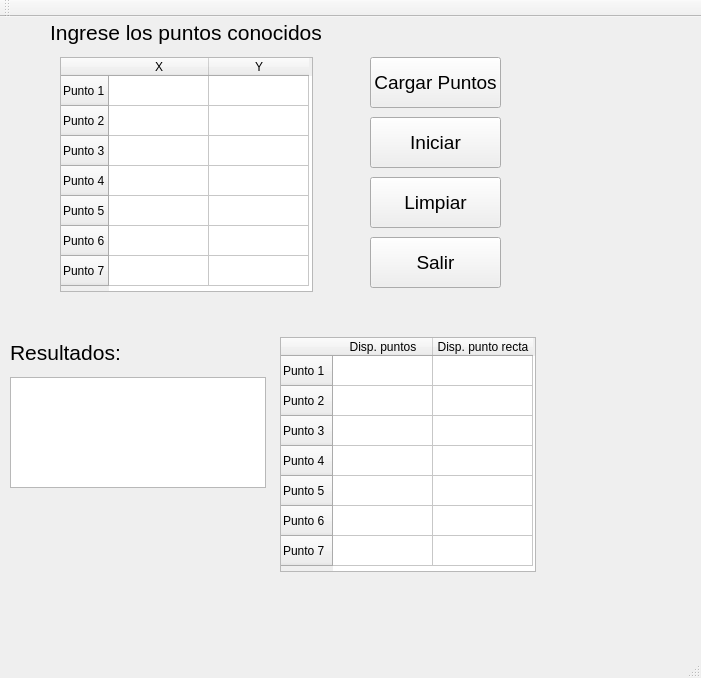
<?xml version="1.0" encoding="UTF-8"?>
<ui version="4.0">
 <class>RegLin</class>
 <widget class="QMainWindow" name="RegLin">
  <property name="geometry">
   <rect>
    <x>0</x>
    <y>0</y>
    <width>701</width>
    <height>678</height>
   </rect>
  </property>
  <property name="windowTitle">
   <string>RegLin</string>
  </property>
  <widget class="QWidget" name="centralWidget">
   <widget class="QPushButton" name="sale">
    <property name="geometry">
     <rect>
      <x>370</x>
      <y>220</y>
      <width>131</width>
      <height>51</height>
     </rect>
    </property>
    <property name="font">
     <font>
      <pointsize>14</pointsize>
     </font>
    </property>
    <property name="text">
     <string>Salir</string>
    </property>
   </widget>
   <widget class="QTableWidget" name="Tablap">
    <property name="geometry">
     <rect>
      <x>60</x>
      <y>40</y>
      <width>253</width>
      <height>235</height>
     </rect>
    </property>
    <row>
     <property name="text">
      <string>Punto 1</string>
     </property>
    </row>
    <row>
     <property name="text">
      <string>Punto 2</string>
     </property>
    </row>
    <row>
     <property name="text">
      <string>Punto 3</string>
     </property>
    </row>
    <row>
     <property name="text">
      <string>Punto 4</string>
     </property>
    </row>
    <row>
     <property name="text">
      <string>Punto 5</string>
     </property>
    </row>
    <row>
     <property name="text">
      <string>Punto 6</string>
     </property>
    </row>
    <row>
     <property name="text">
      <string>Punto 7</string>
     </property>
    </row>
    <column>
     <property name="text">
      <string>X</string>
     </property>
    </column>
    <column>
     <property name="text">
      <string>Y</string>
     </property>
    </column>
   </widget>
   <widget class="QTableWidget" name="Tablat">
    <property name="geometry">
     <rect>
      <x>280</x>
      <y>320</y>
      <width>256</width>
      <height>235</height>
     </rect>
    </property>
    <row>
     <property name="text">
      <string>Punto 1</string>
     </property>
    </row>
    <row>
     <property name="text">
      <string>Punto 2</string>
     </property>
    </row>
    <row>
     <property name="text">
      <string>Punto 3 </string>
     </property>
    </row>
    <row>
     <property name="text">
      <string>Punto 4</string>
     </property>
    </row>
    <row>
     <property name="text">
      <string>Punto 5 </string>
     </property>
    </row>
    <row>
     <property name="text">
      <string>Punto 6</string>
     </property>
    </row>
    <row>
     <property name="text">
      <string>Punto 7</string>
     </property>
    </row>
    <column>
     <property name="text">
      <string>Disp. puntos</string>
     </property>
    </column>
    <column>
     <property name="text">
      <string>Disp. punto recta</string>
     </property>
    </column>
   </widget>
   <widget class="QPushButton" name="carga">
    <property name="geometry">
     <rect>
      <x>370</x>
      <y>40</y>
      <width>131</width>
      <height>51</height>
     </rect>
    </property>
    <property name="font">
     <font>
      <pointsize>14</pointsize>
     </font>
    </property>
    <property name="text">
     <string>Cargar Puntos</string>
    </property>
   </widget>
   <widget class="QTextBrowser" name="textores">
    <property name="geometry">
     <rect>
      <x>10</x>
      <y>360</y>
      <width>256</width>
      <height>111</height>
     </rect>
    </property>
   </widget>
   <widget class="QLabel" name="label">
    <property name="geometry">
     <rect>
      <x>50</x>
      <y>0</y>
      <width>281</width>
      <height>31</height>
     </rect>
    </property>
    <property name="font">
     <font>
      <pointsize>16</pointsize>
     </font>
    </property>
    <property name="text">
     <string>Ingrese los puntos conocidos</string>
    </property>
   </widget>
   <widget class="QPushButton" name="limpia">
    <property name="geometry">
     <rect>
      <x>370</x>
      <y>160</y>
      <width>131</width>
      <height>51</height>
     </rect>
    </property>
    <property name="font">
     <font>
      <pointsize>14</pointsize>
     </font>
    </property>
    <property name="text">
     <string>Limpiar</string>
    </property>
   </widget>
   <widget class="QLabel" name="label_2">
    <property name="geometry">
     <rect>
      <x>10</x>
      <y>320</y>
      <width>261</width>
      <height>31</height>
     </rect>
    </property>
    <property name="font">
     <font>
      <pointsize>16</pointsize>
     </font>
    </property>
    <property name="text">
     <string>Resultados:</string>
    </property>
   </widget>
   <widget class="QPushButton" name="inicia">
    <property name="geometry">
     <rect>
      <x>370</x>
      <y>100</y>
      <width>131</width>
      <height>51</height>
     </rect>
    </property>
    <property name="font">
     <font>
      <pointsize>14</pointsize>
     </font>
    </property>
    <property name="text">
     <string>Iniciar</string>
    </property>
   </widget>
  </widget>
  <widget class="QMenuBar" name="menuBar">
   <property name="geometry">
    <rect>
     <x>0</x>
     <y>0</y>
     <width>701</width>
     <height>21</height>
    </rect>
   </property>
  </widget>
  <widget class="QToolBar" name="mainToolBar">
   <attribute name="toolBarArea">
    <enum>TopToolBarArea</enum>
   </attribute>
   <attribute name="toolBarBreak">
    <bool>false</bool>
   </attribute>
  </widget>
  <widget class="QStatusBar" name="statusBar"/>
 </widget>
 <layoutdefault spacing="6" margin="11"/>
 <resources/>
 <connections>
  <connection>
   <sender>sale</sender>
   <signal>clicked()</signal>
   <receiver>RegLin</receiver>
   <slot>close()</slot>
   <hints>
    <hint type="sourcelabel">
     <x>481</x>
     <y>268</y>
    </hint>
    <hint type="destinationlabel">
     <x>549</x>
     <y>265</y>
    </hint>
   </hints>
  </connection>
 </connections>
</ui>
